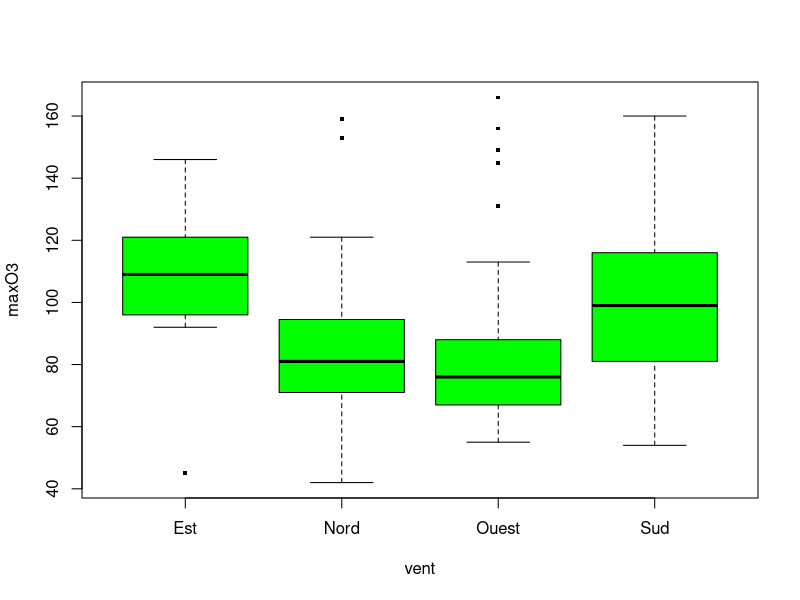
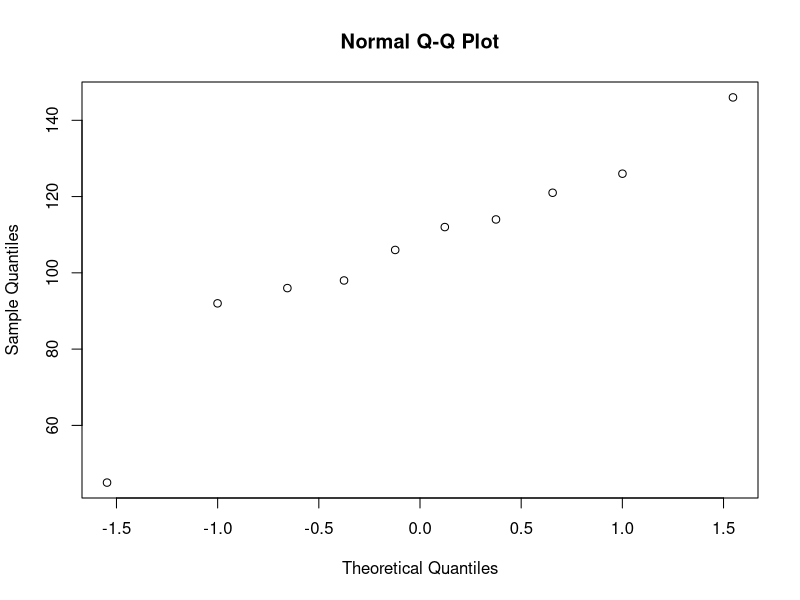
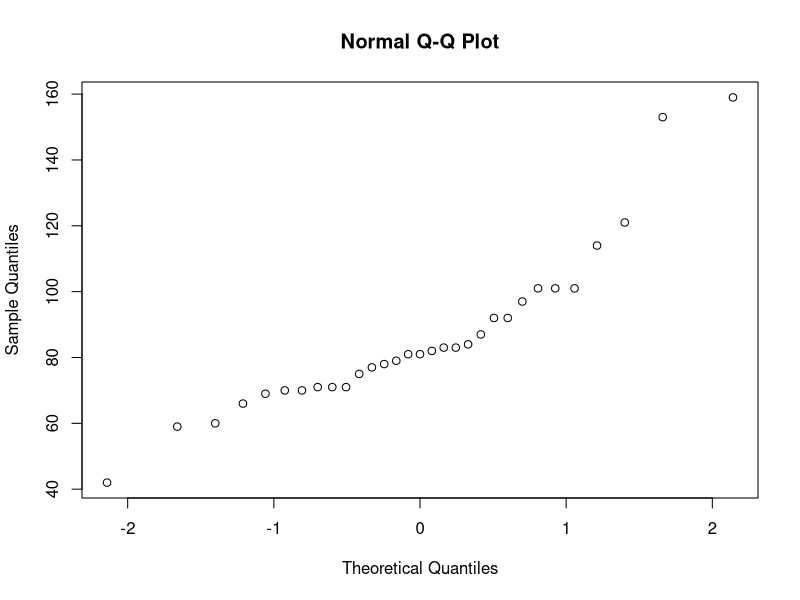
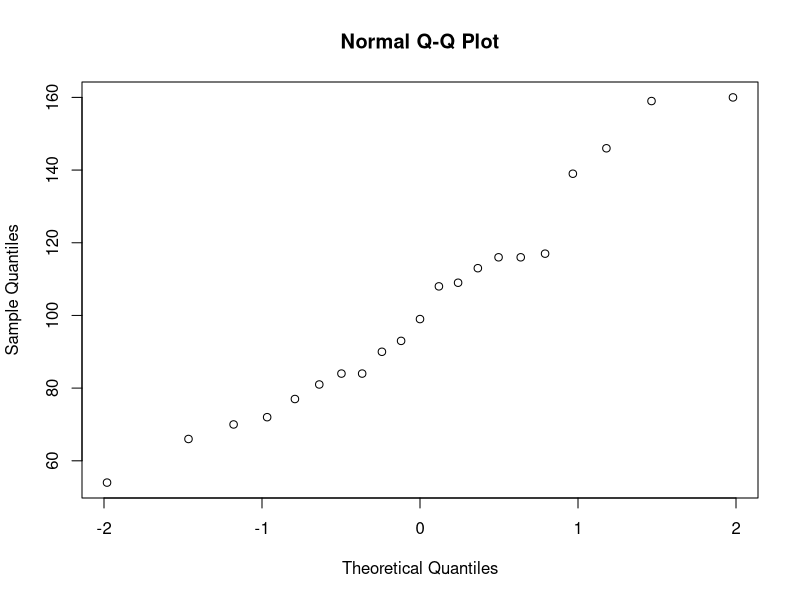
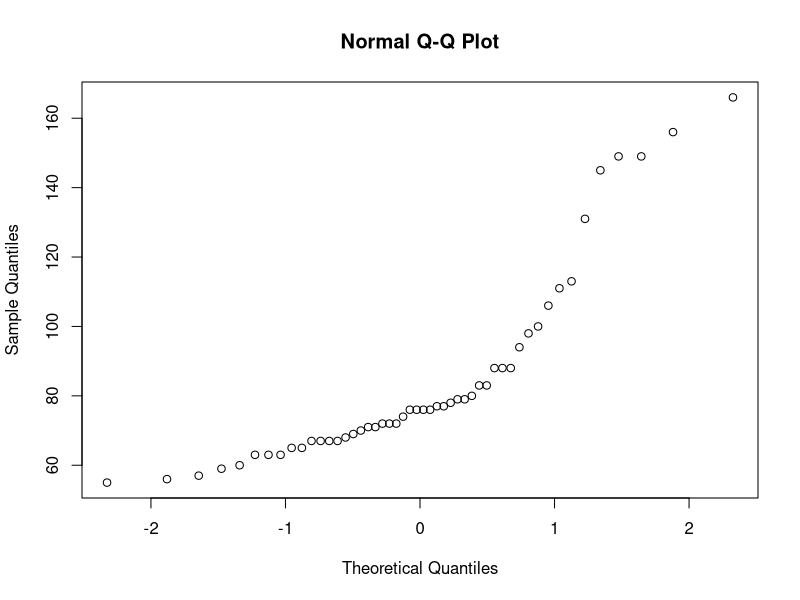

Write R code to recreate these figures, in order. (Note: this script raises an error after producing the figures.)
# Title     : TODO
# Objective : TODO
# Created by: carloscaro
# Created on: 2020-06-07

# Loading the data
ozone <- read.table('ozone.txt')
head(ozone)
dim(ozone)
# we have 112 samples and 13 variables

#  How to see if there is an influence of the wind in
# the ozone concentration which is max03
# ozone$vent
# or
attach(ozone)
# now we can call every variable from ozone directly

summary(ozone[c("maxO3","vent")])

# boxplot of the variable max03 with respect to the
# labeled of wind
boxplot(maxO3~vent, data=ozone, pch=15, cex=0.5,col = 'green')

# ANOVA with 1 Factor and 4 labels
# wind: east, north, south and west
model = aov(maxO3~vent)

#  before analyzing the outputs of tests we need to verify the assumptions
#  of the noise
# - independency: by looking the experiments
# - gaussianity: normal qq-plot
#                 kolmogorov test
#                 shapiro test
# - homoscedasticty (same variance):
#                   - bartlett test
#                   - levene test

# Equality of the variances
# =========================
var1 = var(maxO3[vent=='Est'])
var2 = var(maxO3[vent=='Nord'])
var3 = var(maxO3[vent=='Ouest'])
var4 = var(maxO3[vent=='Sud'])
# we need to compare:
# var1 with var2,3,4
# var2 with var3,4
# var3 with var4

# Levene test
# this test will perform a fisher test and if we
# H0, then we can assume all variances are equals
summary(aov(abs(model$residuals)~vent))
# Because we are working on the whole dataset, we are working
# with the residuals

print('Pre-packaged test')
library(car)
leveneTest(maxO3,vent,center=median)
leveneTest(model$residuals,vent,center=median)

# Barlett test
bartlett.test(model$residuals~vent)
# The p-value is 0.8. Thus, we accept H0 and we
# accept that all the levels have the same variance

# For Gaussianity:
# ================
# Shapiro test (preferred over other tests)
select.est <- ozone['vent']=='Est'
# we can perform the same for every label
shapiro.test(ozone[select.est,"maxO3"])
# the output shows a high p-value. Thus, we accept
# H0 => data is Gaussian (H1 => not Gaussian)

# remark: here we are on one label which is why
# we can work directly on the response variable and
# not on the residuals (which would be the case if
# we are working with the whole data set because the
# response for all individuals are not identically
# distributed - not the same expectation,
# same variance though)

qqnorm((ozone[select.est,"maxO3"]))

# If the graph seems to be across the line, we accept
# the Gaussian

select.nord <- ozone['vent']=='Nord'
shapiro.test(ozone[select.nord,"maxO3"])
qqnorm((ozone[select.nord,"maxO3"]))

select.sud <- ozone['vent']=='Sud'
shapiro.test(ozone[select.sud,"maxO3"])
qqnorm((ozone[select.sud,"maxO3"]))

select.ouest <- ozone['vent']=='Ouest'
shapiro.test(ozone[select.ouest,"maxO3"])
qqnorm((ozone[select.ouest,"maxO3"]))

# ANOVA testing
ozone.aov <- aov(maxO3~vent)
summary(ozone.aov)
# Conclusion: the wind does have an influence in the Ozone layer
# aov gives us this conclusion but does not give us the value

res.ozone <- rstudent(ozone.aov)
plot(res.ozone~vent)
# There are 112 observation so 5% is around 6 and we have around 7
# observations that are out of the region (95& ~ 2 threshold)

summary(lm(maxO3~vent,data=ozone))
# Here the overall goal is to confirm that there is an influence
# not to find the right model
# In this case, the first label is the reference cell ('est')

summary(lm(maxO3~C(vent,base=2),data=ozone))
# We have changed the reference cell to the second label

summary(lm(maxO3~C(vent,sum),data=ozone))
# Imposing another constraint:
# mu_hat =mh
# mh4 = - (mh1 + mh2 + mh3)